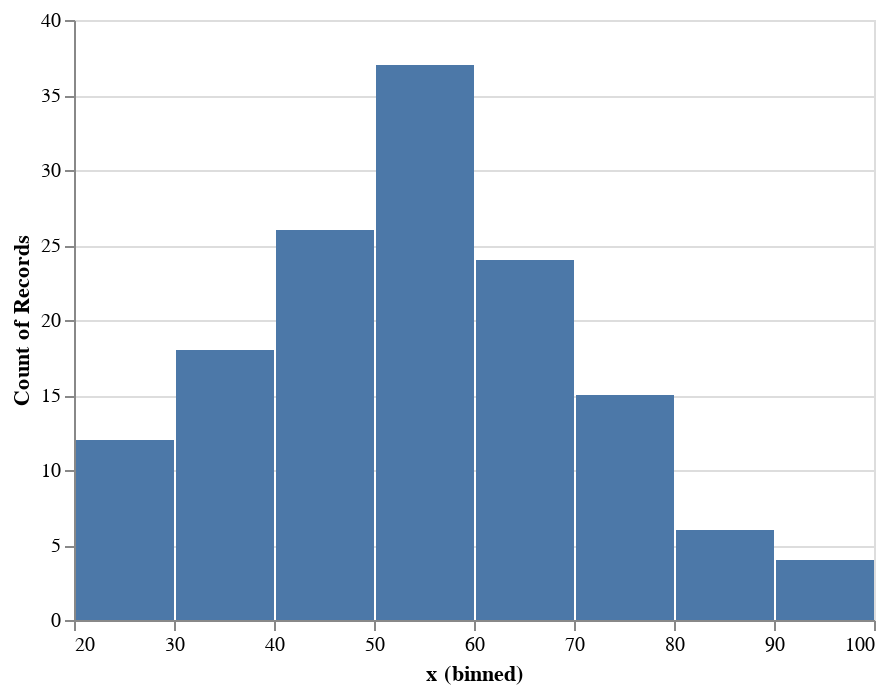

Notebook code cell kept with this figure:
### Code cell
barsX = alt.Chart(dinodf).mark_bar().encode(
    alt.X('x',bin=True),
    y='count()'
)
barsX

### Figure 1 — Vega-Lite specification as saved in the notebook (floating-point values rounded to 4 significant figures; data arrays with more than 128 entries replaced by an {"elided": "..."} marker saying what was removed)
{"config": {"view": {"continuousWidth": 400, "continuousHeight": 300}}, "data": {"name": "data-05c6c0db3f3190ea2f2d6865f2142213"}, "mark": "bar", "encoding": {"x": {"type": "quantitative", "bin": true, "field": "x"}, "y": {"type": "quantitative", "aggregate": "count"}}, "$schema": "https://vega.github.io/schema/vega-lite/v4.8.1.json", "datasets": {"data-05c6c0db3f3190ea2f2d6865f2142213": {"elided": "142 records"}}}
